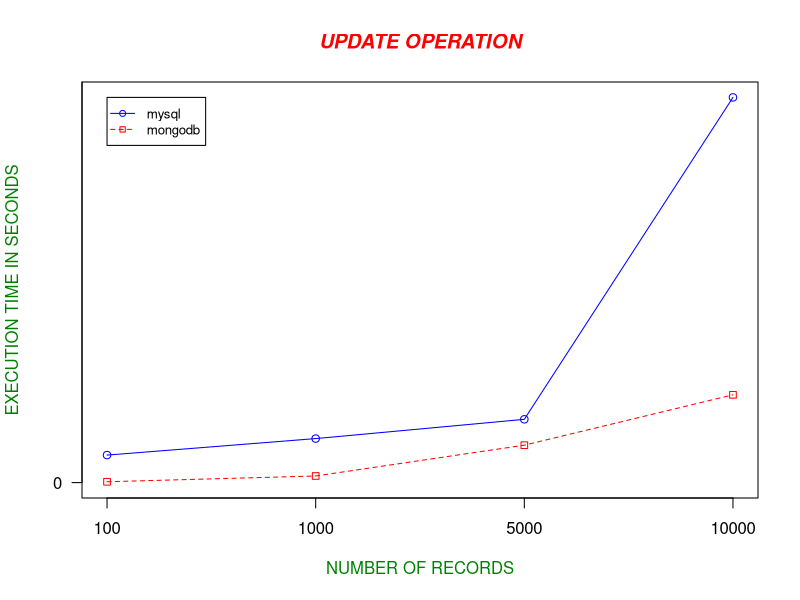

Write the R code that produced this figure.
#Analysis of Variance(ANOVA)

mysql <- c(0.10,	0.16,	0.23,	1.40)
mongodb <- c(0.003,	0.024,	0.136,	0.319)

#combines data into a single data set.
Combined_grps <- data.frame(cbind(mysql,mongodb))
Combined_grps # shows spreadsheet like results

Stacked_grps <- stack(Combined_grps)
Stacked_grps  # shows the table Stacked_grps

Anova_results <- aov(values~ind,data = Stacked_grps)
summary(Anova_results) # shows Anova_results
#For displaying Graph
# Calculate range from 0 to max value of mysql and mongodb
g_range <- range(0, mysql, mongodb)

# Graph autos using y axis that ranges from 0 to max 
# value in mysql or mongodb vector.  Turn off axes and 
# annotations (axis labels) so we can specify them ourself
plot(mysql, type="o", col="blue", ylim=g_range, axes=FALSE, ann=FALSE)

# Make x axis using 100-10000 labels
axis(1, at=1:4, lab=c("100","1000","5000","10000"))

# Make y axis with horizontal labels that display ticks at 
# every 1 marks. 4*0:g_range[2] is equivalent to c(0,1,2,3).
axis(2, las=1, at=4*0:g_range[2])

# Create box around plot
box()

# Graph mongodb with red dashed line and square points
lines(mongodb, type="o", pch=22, lty=2, col="red")

# Create a title with a red, bold/italic font
title(main="UPDATE OPERATION", col.main="red", font.main=4)

# Label the x and y axes with dark green text
title(xlab="NUMBER OF RECORDS", col.lab=rgb(0,0.5,0))
title(ylab="EXECUTION TIME IN SECONDS", col.lab=rgb(0,0.5,0))

# Create a legend at (1, g_range[2]) that is slightly smaller  
# and uses the same line colors and points used by 
# the actual plots 
legend(1, g_range[2], c("mysql","mongodb"), cex=0.8, 
       col=c("blue","red"), pch=21:22, lty=1:2)